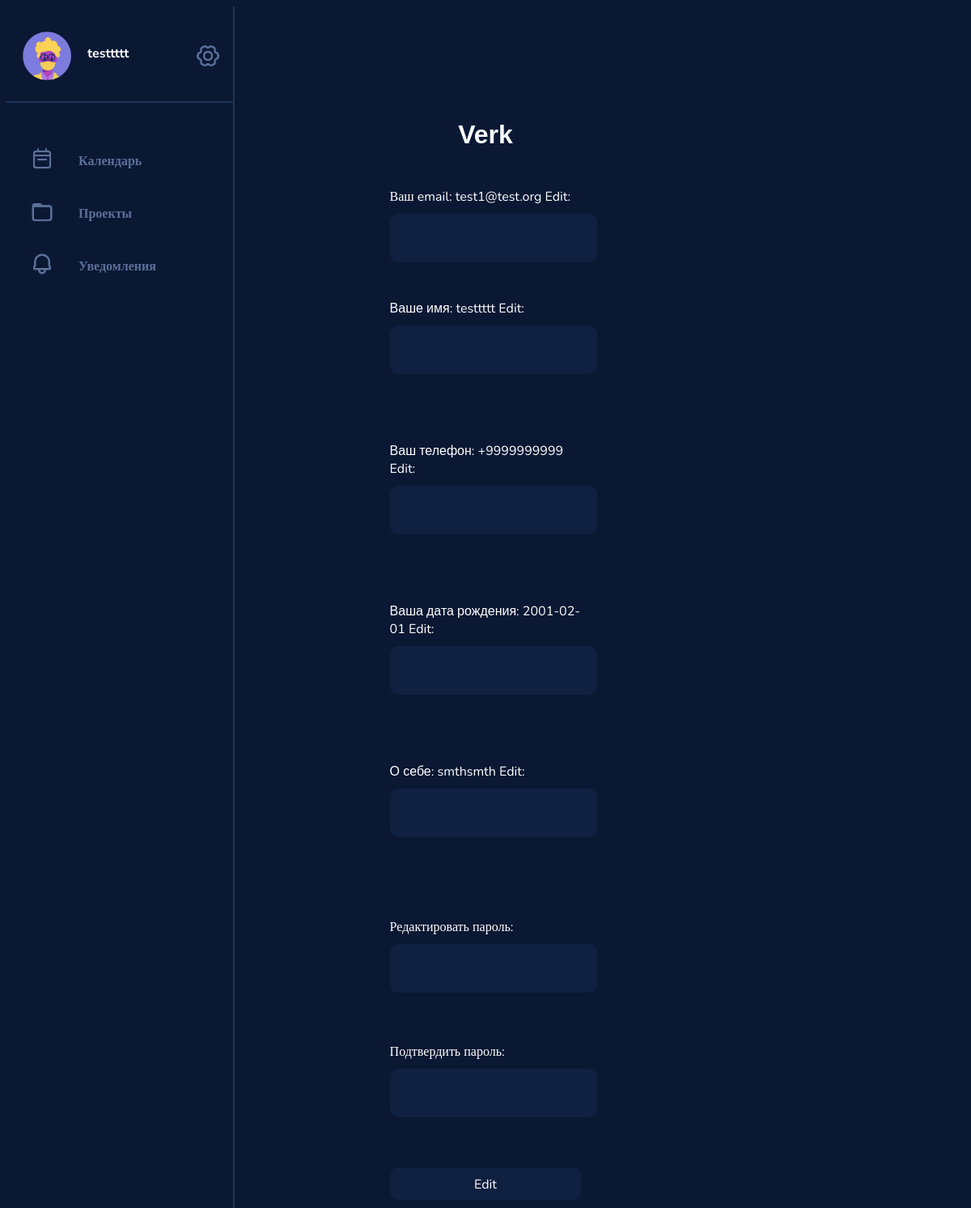
Page /profile_edit/1 on the earlier database version.
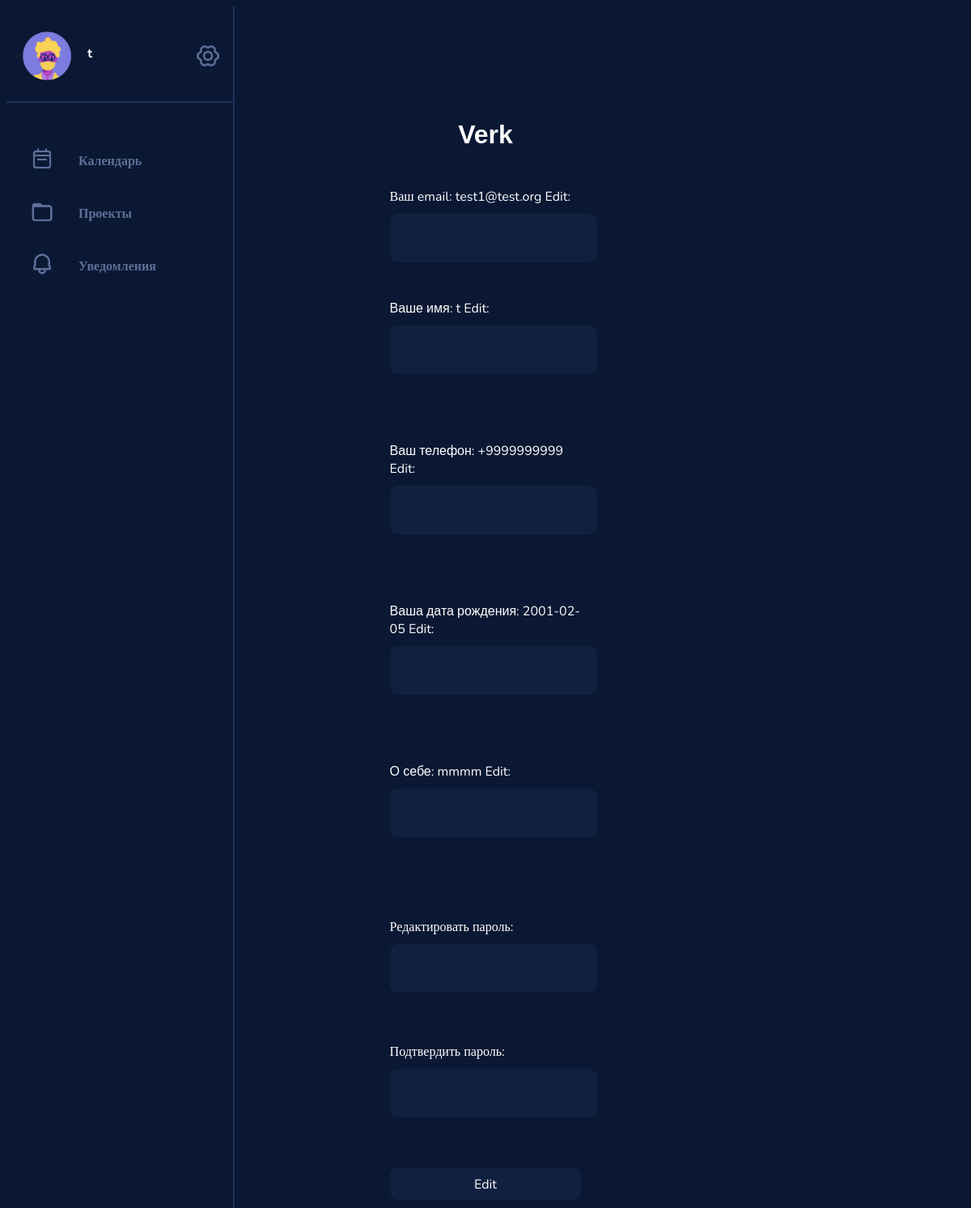
Same page on the later database version.
### data/users.py (models this page shows, shortened)
class User(SqlAlchemyBase, UserMixin, SerializerMixin):
    __tablename__ = 'users'
    id = sqlalchemy.Column(sqlalchemy.Integer, primary_key=True, autoincrement=True)
    login = sqlalchemy.Column(sqlalchemy.String, nullable=True)
    password = sqlalchemy.Column(sqlalchemy.String, nullable=True)
    email = sqlalchemy.Column(sqlalchemy.String, index=True, unique=True, nullable=True)
    phone = sqlalchemy.Column(sqlalchemy.String, index=True, unique=True, nullable=True)
    name = sqlalchemy.Column(sqlalchemy.String, nullable=True)
    birth_date = sqlalchemy.Column(sqlalchemy.DateTime, nullable=True)
    bio = sqlalchemy.Column(sqlalchemy.String, nullable=True)
    projects = sqlalchemy.Column(sqlalchemy.String, nullable=True, default=None)
    tasks = sqlalchemy.Column(sqlalchemy.String, nullable=True, default=None)
    picture = sqlalchemy.Column(sqlalchemy.Integer, nullable=True)

### services/profile.py (the view, shortened to what this page needs)
@blueprint.route('/profile_edit/<int:user_id>', methods=['GET', 'POST'])
def profile_edit(user_id):
    db_sess = session.create_session()
    user = db_sess.query(User).get(user_id)
    form = EditForm()
    print(user.phone)
    return render_template('profile_update.html', title='Verk | Profile', name=user.name, email=user.email,
                           phone=user.phone, form=form, list_of_avatars=list_of_avatars, avatar=user.picture,
                           birth_date=str(user.birth_date).split()[0], bio=user.bio)

### services/profile.py
class EditForm(FlaskForm):
    password = PasswordField('Password')
    password_again = PasswordField('Password again')
    email = EmailField('Почта')
    name = StringField('Имя')
    phone = StringField('Телефон')
    birth_date = StringField('Дата рождения')
    bio = StringField('О себе')
    submit = SubmitField('Edit')

### data/db_session.py (called while the page is built)
def create_session() -> Session:
    global __factory
    return __factory()

### templates/profile_update.html (shortened to what this page needs)
<!DOCTYPE html>
<html>
<head>
    <link href="/static/style.css" rel="stylesheet" type="text/css" />
</head>
<body>
{% extends "base.html" %}
{% block content %}
<form action="" method="post" class="form">
    <div class="form_header">
            <h1><b>Verk</b></h1>
    </div>
    <div class="form_item">
       <p>
        <label for="email">Ваш email: {{email}} Edit: </label>
        {{ form.email(class="form-control", type="email") }}<br>
    </p>
    </div>
    <div class="form_item">
         <label for="name">Ваше имя: {{name}} Edit:</label>
        {{ form.name(class="form-control") }}<br>
    </div>
    <div class="form_item">
         <label for="phone">Ваш телефон: {{phone}} Edit: </label>
        {{ form.phone(class="form-control") }}<br>
    </div>
    <div class="form_item">
         <label for="birth_date">Ваша дата рождения: {{birth_date}} Edit: </label>
        {{ form.birth_date(class="form-control") }}<br>
    </div>
    <div class="form_item">
         <label for="bio">О себе: {{bio}} Edit: </label>
        {{ form.bio(class="form-control") }}<br>
    </div>
    <div class="form_item">
        <p>
        <label for="password">Редактировать пароль: </label>
        {{ form.password(class="form-control", type="password") }}<br>
    </p>
    </div>
    <div class="form_item">
    <p>
        <label for="password">Подтвердить пароль: </label>
        {{ form.password_again(class="form-control", type="password") }}<br>
    </p>
            </div>
    <p>{{ form.submit(type="submit", class="btn btn-primary") }}</p>
</form>
{% endblock %}

### templates/base.html (shortened to what this page needs)
<!DOCTYPE html>
<html>
<head>
    <link href="/static/style.css" rel="stylesheet" type="text/css" />
</head>
<body>
    <aside>
        <div class="account_menu">
            <div class="profile_pic">
                <img src="{{list_of_avatars[avatar]}}">
            </div>
            <div class="greeting">
                <h3><a href="/profile/{{id}}">{{name}}</a></h3>
            </div>
            <div class="icon">
                <img src="/static/icons/settings.png">
            </div>
        </div>
        <div class="page_menu">
            <div class="page_element">
                <div class="icon">
                    <img src="/static/icons/calendar.png">
                </div>
                <h4><a href="/agenda/{{id}}">Календарь</a></h4>
            </div>
            <div class="page_element">
                <div class="icon">
                    <img src="/static/icons/folder.png">
                </div>
                <h4><a href="/projects/{{id}}">Проекты</a></h4>
            </div>
            <div class="page_element">
                <div class="icon">
                    <img src="/static/icons/notifications.png">
                </div>
                <h4><a href="/notifications/{{id}}">Уведомления</a></h4>
            </div>
        </div>
    </aside>
{% block content %}{% endblock %}
</body>
</html>

Differences in the rows shown:
changed User "test1@test.org": bio "smthsmth" → "mmmm"; name "testtttt" → (not shown)
Other differences:
{{ name }}: (not shown) → "t"
{{ birth_date }}: "2001-02-01" → "2001-02-05"
